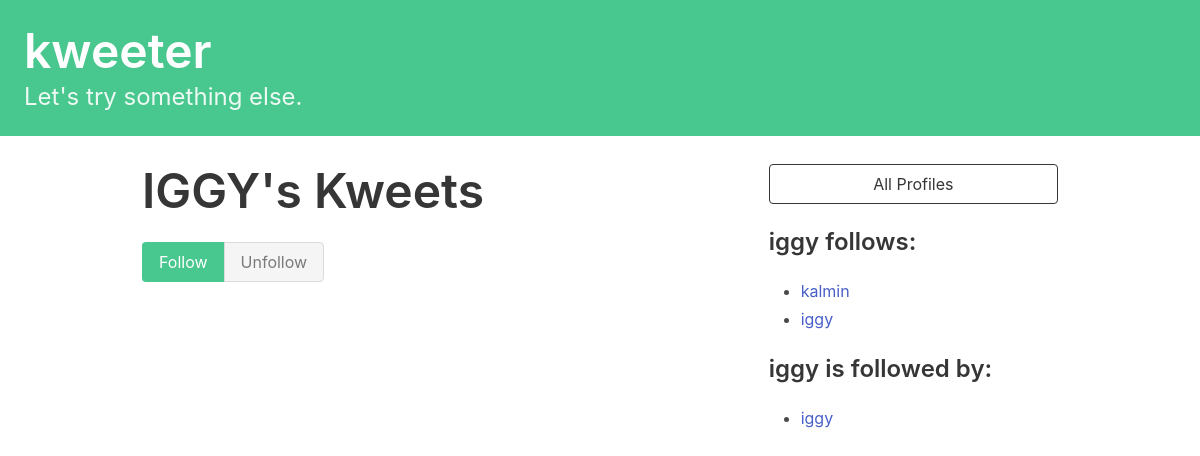
The app's page /profile/6/ (signed in) with its own data.
### dwitter/models.py (models this page shows)
class Profile(models.Model):
    user = models.OneToOneField(User, on_delete=models.CASCADE)
    follows = models.ManyToManyField(
        "self",
        related_name="followed_by",
        symmetrical=False,
        blank=True
    )
    def __str__(self):
        return self.user.username

### dwitter/views.py (the view, shortened to what this page needs)
# urls.py: path("profile/<int:pk>/", profile, name="profile"),
def profile(request, pk):
    if not hasattr(request.user, 'profile'):
        missing_profile = Profile(user=request.user)
        missing_profile.save()
    profile = Profile.objects.get(pk=pk)
    return render(request, "dwitter/profile.html", {"profile": profile})

### dwitter/templates/dwitter/profile.html (shortened to what this page needs)
{% extends 'base.html' %}
{% block content %}
<div style="margin: 10px;" class="columns">
    <div class="column">
        <div class="block">
        <h1 class="title is-1">
            {{profile.user.username|upper}}'s Kweets
        </h1>
        </div>
        <div class="buttons has-addons">
            <form method="post">
                <div class="buttons has-addons">
                {% if profile in user.profile.follows.all %}
                    <button class="button is-success is-static">Follow</button>
                    <button class="button is-danger" name="follow" value="unfollow">
                        Unfollow
                    </button>
                {% else %}
                    <button class="button is-success" name="follow" value="follow">
                        Follow
                    </button>
                    <button class="button is-danger is-static">Unfollow</button>
                {% endif %}
                </div>
            </form>
        </div>
    </div>
    <div class="column is-one-third">
        <div class="block">
            <a href="{% url 'dwitter:profile_list' %}">
                <button class="button is-dark is-outlined is-fullwidth">
                    All Profiles
                </button>
            </a>
        </div>
        <div class="block">
            <h3 class="title is-4">
                {{profile.user.username}} follows:
            </h3>
            <div class="content">
                <ul>
                {% for following in profile.follows.all %}
                    <li>
                        <a href="#">
                            {{ following }}
                        </a>
                    </li>
                {% endfor %}
                </ul>
            </div>
        </div>
        <div class="block">
            <h3 class="title is-4">
                {{profile.user.username}} is followed by:
            </h3>
            <div class="content">
                <ul>
                {% for follower in profile.followed_by.all %}
                    <li>
                        <a href="#">
                            {{ follower }}
                        </a>
                    </li>
                {% endfor %}
                </ul>
            </div>
        </div>
    </div>
</div>
{% endblock content %}

### records on screen
Profile: user.username "IGGY", user.username "iggy"
Profile: user.username "kalmin"
